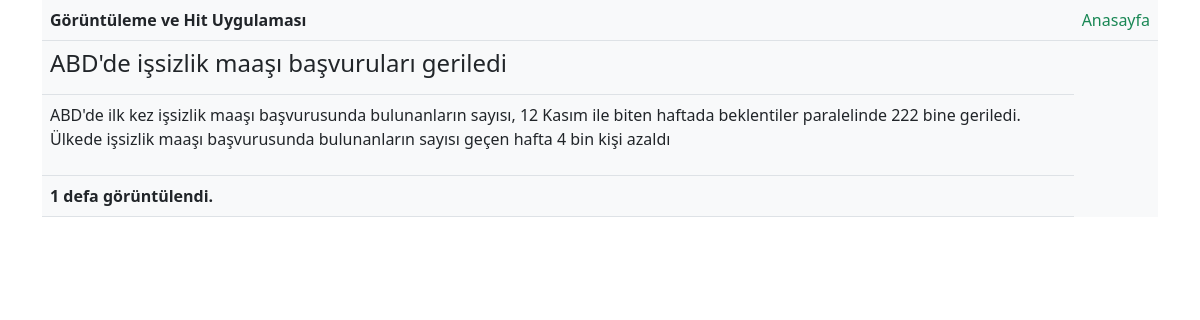
Page /read.php?id=4 on the committed database.
### tables this page shows
CREATE TABLE `makaleler` (
  `id` int(10) UNSIGNED NOT NULL,
  `makale_baslik` varchar(250) NOT NULL,
  `makale_icerik` text NOT NULL,
  `gosterim_sayisi` int(10) NOT NULL
);

### read.php (the view, shortened to what this page needs)
<?php
require 'database.php';
$GelenID = Filtrele($_GET["id"]);
?>
<!doctype html>
<html lang="en">
<head>
    <link href="https://cdn.jsdelivr.net/npm/bootstrap@5.0.2/dist/css/bootstrap.min.css" rel="stylesheet">
</head>
<body>
    <div class="container">
        <table class="table bg-light">
            <tr>
                <td><b>Görüntüleme ve Hit Uygulaması</b></td>
                <td><a href="index.php" class="link-success text-decoration-none">Anasayfa</a></td>
            </tr>
            <?php
            $Sorgu = $db->prepare("SELECT * FROM makaleler WHERE id=?");
            $Sorgu->execute([$GelenID]);
            $KayitSayisi = $Sorgu->rowCount();
            $Kayit = $Sorgu->fetch(PDO::FETCH_ASSOC);
            if ($KayitSayisi > 0) {
            ?>
                <tr>
                    <td><h4><?php echo $Kayit["makale_baslik"] . "<br>"; ?></h4></td>
                </tr>
                <tr>
                    <td><p><?php echo $Kayit["makale_icerik"] . "<br>"; ?></p></td>
                </tr>
                <tr>
                    <td><b><?php echo $Kayit["gosterim_sayisi"]; ?> defa görüntülendi.</b></td>
                </tr>
            <?php
            } else {
                header("Location:index.php");
            }
            ?>
        </table>
    </div>
</body>
</html>

### rows in the picture
makaleler: makale_baslik "ABD'de işsizlik maaşı başvuruları geriledi", makale_icerik "ABD'de ilk kez işsizlik maaşı başvurusunda bulunanların sayısı, 12 Kasım ile biten haftada beklentiler paralelinde 222 bine geriledi. Ülkede işsizlik maaşı başvurusunda bulunanların sayısı geçen hafta 4 bin kişi azaldı", gosterim_sayisi "1"
